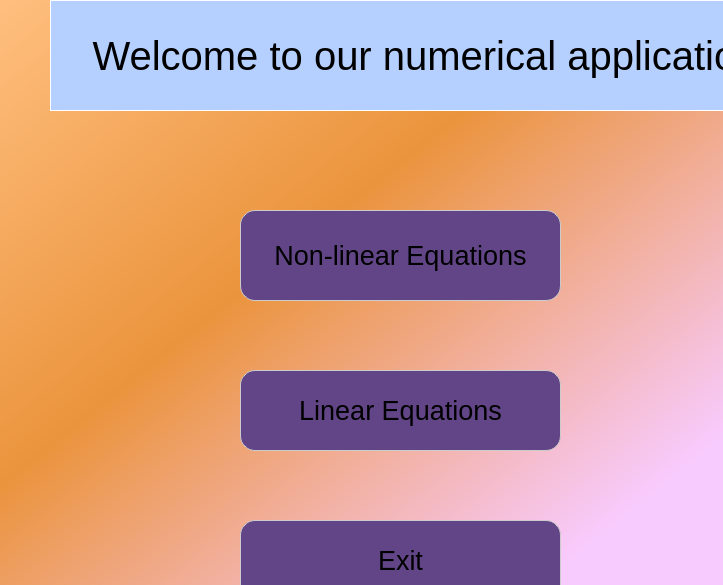
<?xml version="1.0" encoding="UTF-8"?>
<ui version="4.0">
 <class>homePage</class>
 <widget class="QWidget" name="homePage">
  <property name="windowModality">
   <enum>Qt::ApplicationModal</enum>
  </property>
  <property name="enabled">
   <bool>true</bool>
  </property>
  <property name="geometry">
   <rect>
    <x>0</x>
    <y>0</y>
    <width>723</width>
    <height>585</height>
   </rect>
  </property>
  <property name="sizePolicy">
   <sizepolicy hsizetype="Fixed" vsizetype="Fixed">
    <horstretch>10</horstretch>
    <verstretch>10</verstretch>
   </sizepolicy>
  </property>
  <property name="minimumSize">
   <size>
    <width>450</width>
    <height>300</height>
   </size>
  </property>
  <property name="font">
   <font>
    <family>Swis721 Blk BT</family>
    <pointsize>8</pointsize>
   </font>
  </property>
  <property name="windowTitle">
   <string>Numerical program</string>
  </property>
  <property name="windowIcon">
   <iconset>
    <normaloff>../pictures/appIcon.png</normaloff>../pictures/appIcon.png</iconset>
  </property>
  <property name="toolTip">
   <string/>
  </property>
  <property name="whatsThis">
   <string/>
  </property>
  <property name="autoFillBackground">
   <bool>false</bool>
  </property>
  <property name="styleSheet">
   <string notr="true">#homePage{
	background-color:qlineargradient(spread:pad, x1:0, y1:0, x2:1, y2:1, stop:0 rgba(255, 191, 127, 255), stop:0.414773 rgba(235, 148, 61, 255), stop:0.875 rgba(248, 203, 255, 255))
}</string>
  </property>
  <widget class="QLabel" name="mainLabel">
   <property name="geometry">
    <rect>
     <x>50</x>
     <y>0</y>
     <width>751</width>
     <height>111</height>
    </rect>
   </property>
   <property name="minimumSize">
    <size>
     <width>50</width>
     <height>50</height>
    </size>
   </property>
   <property name="maximumSize">
    <size>
     <width>16777215</width>
     <height>16777215</height>
    </size>
   </property>
   <property name="font">
    <font>
     <family>Arial</family>
     <pointsize>30</pointsize>
     <weight>50</weight>
     <italic>false</italic>
     <bold>false</bold>
    </font>
   </property>
   <property name="layoutDirection">
    <enum>Qt::LeftToRight</enum>
   </property>
   <property name="autoFillBackground">
    <bool>false</bool>
   </property>
   <property name="styleSheet">
    <string notr="true">border: 1.3px solid rgb(255, 255, 255); 
font: 30pt &quot;Arial&quot;;
background-color:rgb(181, 207, 255)
</string>
   </property>
   <property name="text">
    <string>Welcome to our numerical application</string>
   </property>
   <property name="scaledContents">
    <bool>false</bool>
   </property>
   <property name="alignment">
    <set>Qt::AlignCenter</set>
   </property>
  </widget>
  <widget class="QPushButton" name="nonlinearButton">
   <property name="geometry">
    <rect>
     <x>240</x>
     <y>210</y>
     <width>321</width>
     <height>91</height>
    </rect>
   </property>
   <property name="sizePolicy">
    <sizepolicy hsizetype="Preferred" vsizetype="Preferred">
     <horstretch>0</horstretch>
     <verstretch>0</verstretch>
    </sizepolicy>
   </property>
   <property name="minimumSize">
    <size>
     <width>35</width>
     <height>35</height>
    </size>
   </property>
   <property name="maximumSize">
    <size>
     <width>500</width>
     <height>100</height>
    </size>
   </property>
   <property name="sizeIncrement">
    <size>
     <width>5</width>
     <height>5</height>
    </size>
   </property>
   <property name="baseSize">
    <size>
     <width>0</width>
     <height>0</height>
    </size>
   </property>
   <property name="font">
    <font>
     <family>MS Shell Dlg 2</family>
     <pointsize>20</pointsize>
     <weight>50</weight>
     <italic>false</italic>
     <bold>false</bold>
    </font>
   </property>
   <property name="cursor">
    <cursorShape>PointingHandCursor</cursorShape>
   </property>
   <property name="mouseTracking">
    <bool>true</bool>
   </property>
   <property name="layoutDirection">
    <enum>Qt::LeftToRight</enum>
   </property>
   <property name="styleSheet">
    <string notr="true">#nonlinearButton{
	border: 1.3px solid #ccc;
	border-radius:15px; 
	background-color:#624587;
	
	font: 20pt &quot;MS Shell Dlg 2&quot;;
}

#nonlinearButton:hover{
	background-color:#584082;
}
</string>
   </property>
   <property name="text">
    <string>Non-linear Equations</string>
   </property>
   <property name="icon">
    <iconset>
     <normaloff>../pictures/nonlinear.png</normaloff>../pictures/nonlinear.png</iconset>
   </property>
   <property name="iconSize">
    <size>
     <width>40</width>
     <height>100</height>
    </size>
   </property>
  </widget>
  <widget class="QPushButton" name="linearButton">
   <property name="geometry">
    <rect>
     <x>240</x>
     <y>370</y>
     <width>321</width>
     <height>81</height>
    </rect>
   </property>
   <property name="sizePolicy">
    <sizepolicy hsizetype="Preferred" vsizetype="Preferred">
     <horstretch>0</horstretch>
     <verstretch>0</verstretch>
    </sizepolicy>
   </property>
   <property name="minimumSize">
    <size>
     <width>35</width>
     <height>35</height>
    </size>
   </property>
   <property name="maximumSize">
    <size>
     <width>500</width>
     <height>100</height>
    </size>
   </property>
   <property name="sizeIncrement">
    <size>
     <width>5</width>
     <height>5</height>
    </size>
   </property>
   <property name="font">
    <font>
     <family>MS Shell Dlg 2</family>
     <pointsize>20</pointsize>
     <weight>50</weight>
     <italic>false</italic>
     <bold>false</bold>
    </font>
   </property>
   <property name="cursor">
    <cursorShape>PointingHandCursor</cursorShape>
   </property>
   <property name="mouseTracking">
    <bool>true</bool>
   </property>
   <property name="styleSheet">
    <string notr="true">#linearButton{
	font: 20pt &quot;MS Shell Dlg 2&quot;;
	border: 1.3px solid #ccc;
	border-radius:15px; 
	background-color:#624587;
}

#linearButton:hover{
	background-color:#584082;
}
</string>
   </property>
   <property name="text">
    <string>Linear Equations</string>
   </property>
   <property name="icon">
    <iconset>
     <normaloff>../pictures/linear.png</normaloff>../pictures/linear.png</iconset>
   </property>
   <property name="iconSize">
    <size>
     <width>40</width>
     <height>100</height>
    </size>
   </property>
  </widget>
  <widget class="QPushButton" name="exitButton">
   <property name="geometry">
    <rect>
     <x>240</x>
     <y>520</y>
     <width>321</width>
     <height>81</height>
    </rect>
   </property>
   <property name="sizePolicy">
    <sizepolicy hsizetype="Preferred" vsizetype="Preferred">
     <horstretch>0</horstretch>
     <verstretch>0</verstretch>
    </sizepolicy>
   </property>
   <property name="minimumSize">
    <size>
     <width>35</width>
     <height>35</height>
    </size>
   </property>
   <property name="maximumSize">
    <size>
     <width>500</width>
     <height>500</height>
    </size>
   </property>
   <property name="font">
    <font>
     <family>MS Shell Dlg 2</family>
     <pointsize>20</pointsize>
     <weight>50</weight>
     <italic>false</italic>
     <bold>false</bold>
    </font>
   </property>
   <property name="cursor">
    <cursorShape>PointingHandCursor</cursorShape>
   </property>
   <property name="mouseTracking">
    <bool>true</bool>
   </property>
   <property name="styleSheet">
    <string notr="true">#exitButton{
	font: 20pt &quot;MS Shell Dlg 2&quot;;
	border: 1.3px solid #ccc;
	border-radius:15px; 
	background-color:#624587;
}

#exitButton:hover{
	background-color:#584082;
}
</string>
   </property>
   <property name="text">
    <string>Exit</string>
   </property>
   <property name="icon">
    <iconset>
     <normaloff>../pictures/exit.jpg</normaloff>../pictures/exit.jpg</iconset>
   </property>
   <property name="iconSize">
    <size>
     <width>40</width>
     <height>40</height>
    </size>
   </property>
  </widget>
 </widget>
 <resources/>
 <connections/>
</ui>
